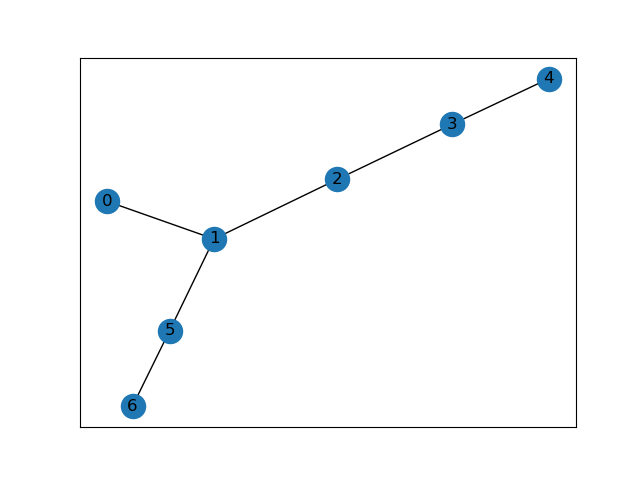

The script that drew this image:
import networkx as nx
import matplotlib.pyplot as plt


#　一繋ぎの5個の点を持つグラフに初期化
G = nx.path_graph(5)

# 点5, 6を結ぶ線を追加
G.add_edge(5, 6)

# ここに(1, 5)を結ぶ線を追加してください
G.add_edge(1, 5)

# ノードを描画する位置を決める
pos = nx.spring_layout(G)

# 描画
nx.draw_networkx(G, pos)
plt.show()
